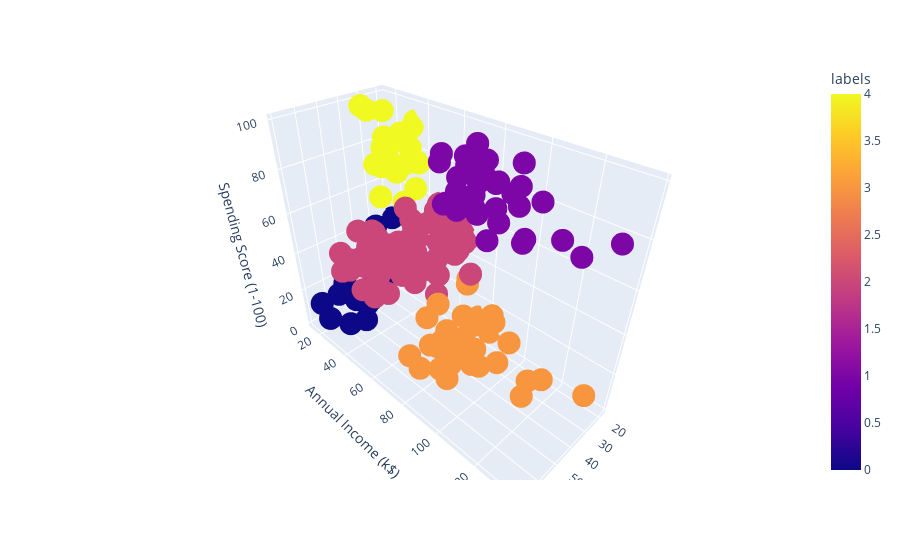

Notebook code cell kept with this figure:
### Code cell
import plotly.express as px
fig = px.scatter_3d(lidl_kmeans, x='Age',y='Annual Income (k$)', z='Spending Score (1-100)', color=lidl_kmeans['labels'])
fig.show()

### Figure 1 — Plotly figure (JSON) as saved in the notebook; plotly's stock layout.template omitted (floating-point values rounded to 4 significant figures; data arrays with more than 128 entries replaced by an {"elided": "..."} marker saying what was removed)
{"data": [{"hovertemplate": "Age=%{x}<br>Annual Income (k$)=%{y}<br>Spending Score (1-100)=%{z}<br>labels=%{marker.color}<extra></extra>", "legendgroup": "", "marker": {"color": {"elided": "200 int values"}, "coloraxis": "coloraxis", "symbol": "circle"}, "mode": "markers", "name": "", "scene": "scene", "showlegend": false, "type": "scatter3d", "x": {"elided": "200 int values"}, "y": {"elided": "200 int values"}, "z": {"elided": "200 int values"}}], "layout": {"coloraxis": {"colorbar": {"title": {"text": "labels"}}, "colorscale": [[0, "#0d0887"], [0.1111, "#46039f"], [0.2222, "#7201a8"], [0.3333, "#9c179e"], [0.4444, "#bd3786"], [0.5556, "#d8576b"], [0.6667, "#ed7953"], [0.7778, "#fb9f3a"], [0.8889, "#fdca26"], [1, "#f0f921"]]}, "legend": {"tracegroupgap": 0}, "margin": {"t": 60}, "scene": {"domain": {"x": [0, 1], "y": [0, 1]}, "xaxis": {"title": {"text": "Age"}}, "yaxis": {"title": {"text": "Annual Income (k$)"}}, "zaxis": {"title": {"text": "Spending Score (1-100)"}}}}}
